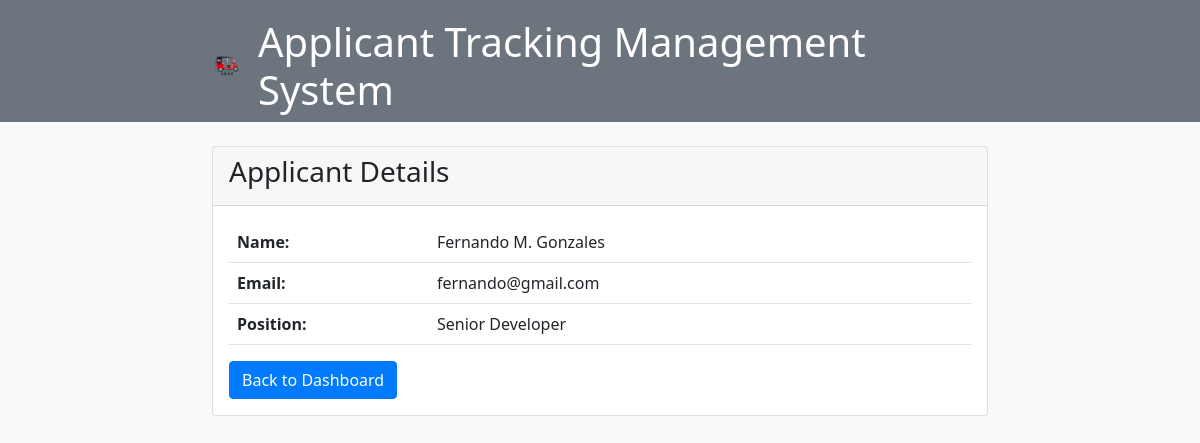
The app's page /admin/view_application.php?id=2404 with its own data.
### tables this page shows
CREATE TABLE `applications` (
  `id` int(11) NOT NULL,
  `name` varchar(255) NOT NULL,
  `email` varchar(255) NOT NULL,
  `position` varchar(255) NOT NULL,
  `status` varchar(255) NOT NULL
);

### admin/view_application.php (the view, shortened to what this page needs)
<?php
$conn = mysqli_connect('localhost', 'root', '', 'applicant');
if(isset($_GET['id']) && is_numeric($_GET['id'])) {
    $id = $_GET['id'];
    $sql = "SELECT * FROM applications WHERE id=$id";
    $result = mysqli_query($conn, $sql);
    if (mysqli_num_rows($result) == 1) {
        $row = mysqli_fetch_assoc($result);
    } else {
        echo "Application not found";
        exit();
    }
} else {
    echo "Invalid application ID";
    exit();
}
?>
<!DOCTYPE html>
<html lang="en">
<head>
    <link rel="stylesheet" href="bootstrap.min.css">
</head>
<body>
    <nav class="navbar navbar-expand-lg navbar-dark navbar-custom">
        <div class="container">
            <a class="navbar-brand" href="index.php">
                <img src="bomba.png" alt="ATS Logo" height="30">
            </a>
            <h1 class="m-auto">Applicant Tracking Management System</h1>
        </div>
    </nav>
    <div class="container">
        <div class="card mt-4">
            <div class="card-header">
                <h3 class="card-title">Applicant Details</h3>
            </div>
            <div class="card-body">
                <table class="table">
                    <tr>
                        <th style="width: 200px;">Name:</th>
                        <td><?php echo $row['name']; ?></td>
                    </tr>
                    <tr>
                        <th>Email:</th>
                        <td><?php echo $row['email']; ?></td>
                    </tr>
                    <tr>
                        <th>Position:</th>
                        <td><?php echo $row['position']; ?></td>
                    </tr>
                </table>
                <a href="index.php" class="btn btn-primary">Back to Dashboard</a>
            </div>
        </div>
    </div>
</body>
</html>

### admin/view_application.php (style rules this page uses)
body { background-color: #f8f9fa; }
.navbar-custom { background-color: #6c757d; color: white; }
.container { max-width: 800px; margin-top: 10px; }
.table th, .table td { border-top: none; }
.btn-primary { background-color: #007bff; border-color: #007bff; }

### records on screen
applications: name "Fernando M. Gonzales", email "fernando@gmail.com", position "Senior Developer"
